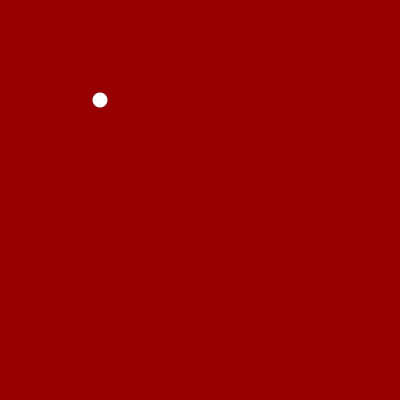
Frame 1 (no input)
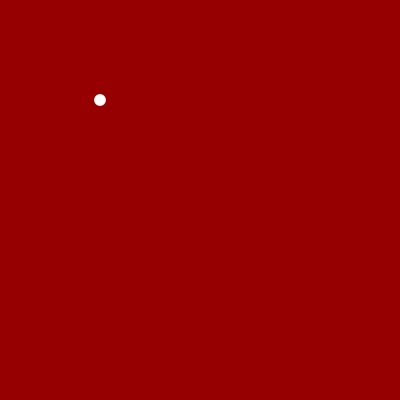
Frame 60 (the mouse pressed at the canvas centre just before this capture)
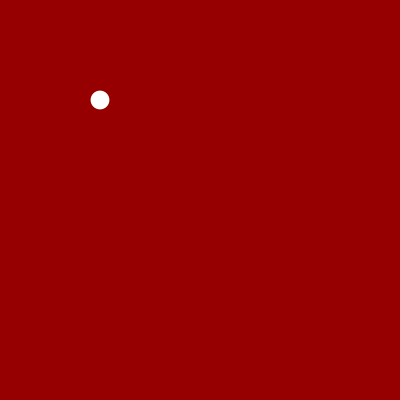
Frame 120 (the mouse held since frame 60 and released just before this capture)

The Processing sketch that drew these frames (run headless with seeded random() and noise(); from frame 60 on, the mouse is pressed at the canvas centre):

// Processing sketch: sketch_112
// ── sketch_112.pde
// fun programming episode #112
// array of objects: hypnotic animation part I

Bug orechuo;

void setup() {
	size(400, 400);
	smooth();
	noStroke();
	fill(255);
	orechuo = new Bug(100,100,15);	
}

void draw() {
	background(150, 0, 0);	

	orechuo.live();
}
// ── bug.pde
// bug



class Bug {
	float x;
	float y;
	float sz; // size

	float maxsz; // max size
	float minsz; // min size
	float grow;

	Bug(float tx, float ty, float tsz) {
		x = tx;
		y = ty;
		sz = tsz;

		maxsz = 20;
		minsz = 10;
		grow = random(0.2,0.8);
	}

void live() {
	ellipse(x, y, sz, sz);
	sz = sz + grow;

	// grow to max size
	if (sz > maxsz) {
		sz = maxsz;
		grow = -grow;
	}
    
    // grow to minimum size
    if (sz < minsz) {
    	sz = minsz;
    	grow = -grow;
	    }
    }
}
